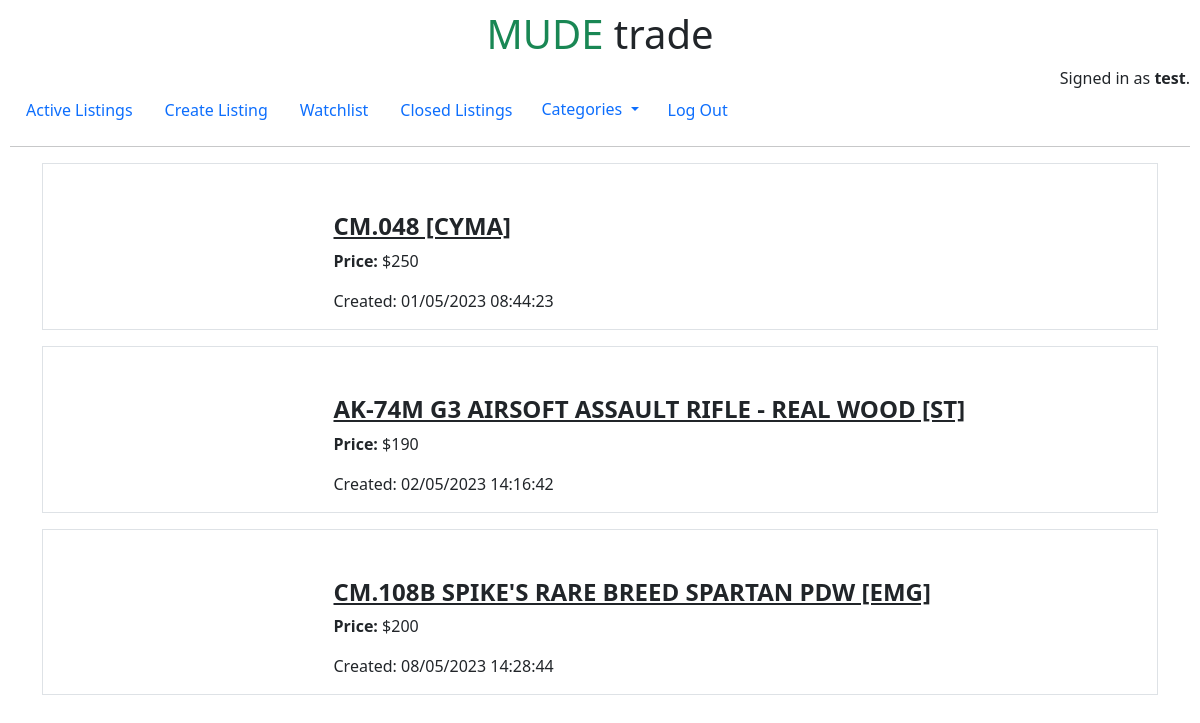
Page /category/rifles (signed in) on the committed database.
### auctions/models.py (models this page shows)
class User(AbstractUser):
    pass

class Item(models.Model):
    title = models.CharField(max_length=64)
    description = models.CharField(max_length=5000)
    photo = models.CharField(max_length=5000)
    time = models.CharField(max_length=500)
    user = models.ForeignKey(User, on_delete=models.CASCADE)
    price= models.IntegerField()
    status = models.BooleanField()
    category = models.CharField(max_length=64)

### auctions/views.py (the view)
# urls.py: path("category/<str:category>", views.category, name="category"),
def category(request, category):
    if not request.user.is_authenticated:
        return render(request, "auctions/login.html")
    else:
        return render(request, "auctions/category.html", {
            "items": Item.objects.filter(category = category)
        })

### auctions/templates/auctions/category.html (shortened to what this page needs)
{% extends "auctions/layout.html" %}
{% block body %}
    <div class="container">
        <p>
            <div class="container">
                {% for item in items %}
                    {% if item.status %}
                        <div class="row border border-1 mt-3">
                            <div class="col-sm-3 pt-5"><a class="" href="{% url 'item' item.id %}"><img src="{{ item.photo }}" width = "100%" alt=""></a></div>
                            <div class="col-sm-9 pt-5">
                                <h4><strong><a href="{% url 'item' item.id %}" class="link-dark">{{ item.title }}</a></strong></h4>
                                <p><strong>Price:</strong>  ${{ item.price }} </p>
                                <p class="fw-lighter">Created: {{ item.time }}</p>
                            </div>
                        </div>
                    {% endif %}
                {% endfor %}
            </div>
        </p>
    </div>
{% endblock %}

### auctions/templates/auctions/layout.html (shortened to what this page needs)
{% load static %}
<!DOCTYPE html>
<html lang="en">
    <head>
        <link rel="stylesheet" href="https://stackpath.bootstrapcdn.com/bootstrap/4.4.1/css/bootstrap.min.css">
        <link href="{% static 'auctions/styles.css' %}" rel="stylesheet">
        <link href="https://cdn.jsdelivr.net/npm/bootstrap@5.1.3/dist/css/bootstrap.min.css" rel="stylesheet">
    </head>
    <body>
        <h1 class="text-center"><span class="text-success">MUDE</span> trade</h1>
        <div class="text-end">
            {% if user.is_authenticated %}
                Signed in as <strong>{{ user.username }}</strong>.
            {% else %}
                Not signed in.
            {% endif %}
        </div>
        <ul class="nav">
            <li class="nav-item">
                <a class="nav-link" href="{% url 'index' %}">Active Listings</a>
            </li>
            {% if user.is_authenticated %}
                <li class="nav-item">
                    <a class="nav-link link-primary link-offset-2 link-underline-opacity-25 link-underline-opacity-100-hover" href="{% url 'create-listing' %}">Create Listing</a>
                </li>
                <li class="nav-item">
                    <a class="nav-link link-primary link-offset-2 link-underline-opacity-25 link-underline-opacity-100-hover" href="{% url 'watchlist' user.id %}">Watchlist</a>
                </li>
                <li class="nav-item">
                    <a class="nav-link link-primary link-offset-2 link-underline-opacity-25 link-underline-opacity-100-hover" href="{% url 'closed-items' %}">Closed Listings</a>
                <li class="nav-item">
                    <div class="dropdown">
                        <a class="btn dropdown-toggle link-primary link-offset-2 link-underline-opacity-25 link-underline-opacity-100-hover" href="#" role="button" data-bs-toggle="dropdown" aria-expanded="false">
                          Categories
                        </a>
                      </div>
                </li>
                </li>
                <li class="nav-item">
                    <a class="nav-link link-primary link-offset-2 link-underline-opacity-25 link-underline-opacity-100-hover" href="{% url 'logout' %}">Log Out</a>
                </li>
            {% endif %}
        </ul>
        <hr>
        {% block body %}
        {% endblock %}
    </body>
</html>

### auctions/static/auctions/styles.css (style rules this page uses)
body { padding: 10px; }

### rows in the picture
User: username "test"
Item: title "CM.048 [CYMA]", price "250", time "01/05/2023 08:44:23"
Item: title "AK-74M G3 AIRSOFT ASSAULT RIFLE - REAL WOOD [ST]", price "190", time "02/05/2023 14:16:42"
Item: title "CM.108B SPIKE'S RARE BREED SPARTAN PDW [EMG]", price "200", time "08/05/2023 14:28:44"
